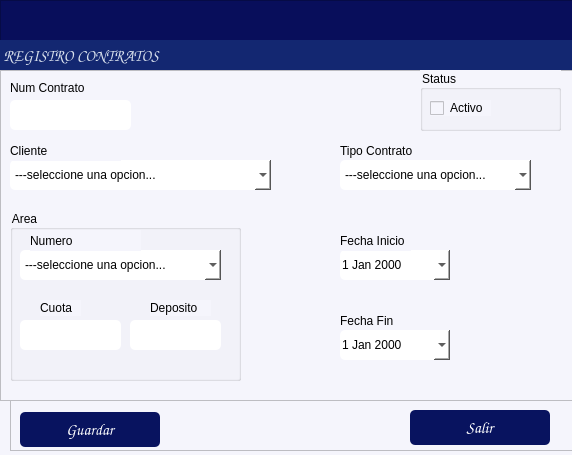
<?xml version="1.0" encoding="UTF-8"?>
<ui version="4.0">
 <class>formClientes</class>
 <widget class="QDialog" name="formClientes">
  <property name="windowModality">
   <enum>Qt::WindowModality::ApplicationModal</enum>
  </property>
  <property name="geometry">
   <rect>
    <x>0</x>
    <y>0</y>
    <width>572</width>
    <height>455</height>
   </rect>
  </property>
  <property name="windowTitle">
   <string/>
  </property>
  <property name="styleSheet">
   <string notr="true">background-color: rgb(245, 245, 252);</string>
  </property>
  <widget class="QFrame" name="frame">
   <property name="geometry">
    <rect>
     <x>0</x>
     <y>0</y>
     <width>681</width>
     <height>71</height>
    </rect>
   </property>
   <property name="maximumSize">
    <size>
     <width>16777215</width>
     <height>16777215</height>
    </size>
   </property>
   <property name="styleSheet">
    <string notr="true">background-color: rgb(8, 14, 91);</string>
   </property>
   <property name="frameShape">
    <enum>QFrame::Shape::StyledPanel</enum>
   </property>
   <property name="frameShadow">
    <enum>QFrame::Shadow::Raised</enum>
   </property>
   <widget class="QLabel" name="label_6">
    <property name="geometry">
     <rect>
      <x>0</x>
      <y>40</y>
      <width>832</width>
      <height>31</height>
     </rect>
    </property>
    <property name="font">
     <font>
      <family>Comic Sans MS</family>
      <pointsize>12</pointsize>
      <bold>true</bold>
     </font>
    </property>
    <property name="styleSheet">
     <string notr="true">color: rgb(255, 255, 255);
background-color: rgb(19, 39, 113);
color: rgb(255, 78, 2);
color: rgb(216, 224, 236);</string>
    </property>
    <property name="text">
     <string> REGISTRO CONTRATOS</string>
    </property>
    <property name="alignment">
     <set>Qt::AlignmentFlag::AlignLeading|Qt::AlignmentFlag::AlignLeft|Qt::AlignmentFlag::AlignVCenter</set>
    </property>
   </widget>
  </widget>
  <widget class="QFrame" name="frame_2">
   <property name="geometry">
    <rect>
     <x>0</x>
     <y>70</y>
     <width>681</width>
     <height>331</height>
    </rect>
   </property>
   <property name="maximumSize">
    <size>
     <width>16777215</width>
     <height>500</height>
    </size>
   </property>
   <property name="styleSheet">
    <string notr="true">background-color: rgb(255, 255, 255);
background-color: rgb(245, 245, 252);</string>
   </property>
   <property name="frameShape">
    <enum>QFrame::Shape::StyledPanel</enum>
   </property>
   <property name="frameShadow">
    <enum>QFrame::Shadow::Raised</enum>
   </property>
   <widget class="QLineEdit" name="txtNumContrato">
    <property name="geometry">
     <rect>
      <x>10</x>
      <y>30</y>
      <width>121</width>
      <height>30</height>
     </rect>
    </property>
    <property name="font">
     <font>
      <family>Comic Sans MS</family>
      <pointsize>11</pointsize>
     </font>
    </property>
    <property name="styleSheet">
     <string notr="true">background-color: rgb(255, 255, 255);
border-radius:5px;</string>
    </property>
    <property name="alignment">
     <set>Qt::AlignmentFlag::AlignBottom|Qt::AlignmentFlag::AlignLeading|Qt::AlignmentFlag::AlignLeft</set>
    </property>
    <property name="readOnly">
     <bool>true</bool>
    </property>
   </widget>
   <widget class="QLabel" name="label_10">
    <property name="geometry">
     <rect>
      <x>10</x>
      <y>10</y>
      <width>91</width>
      <height>16</height>
     </rect>
    </property>
    <property name="text">
     <string>Num Contrato</string>
    </property>
   </widget>
   <widget class="QComboBox" name="cmbCliente">
    <property name="enabled">
     <bool>true</bool>
    </property>
    <property name="geometry">
     <rect>
      <x>10</x>
      <y>90</y>
      <width>261</width>
      <height>30</height>
     </rect>
    </property>
    <property name="styleSheet">
     <string notr="true">background-color: rgb(255, 255, 255);
border-radius:5px;</string>
    </property>
    <item>
     <property name="text">
      <string>---seleccione una opcion...</string>
     </property>
    </item>
   </widget>
   <widget class="QLabel" name="label_3">
    <property name="geometry">
     <rect>
      <x>10</x>
      <y>70</y>
      <width>111</width>
      <height>21</height>
     </rect>
    </property>
    <property name="text">
     <string>Cliente</string>
    </property>
   </widget>
   <widget class="QLabel" name="label_5">
    <property name="geometry">
     <rect>
      <x>340</x>
      <y>70</y>
      <width>111</width>
      <height>21</height>
     </rect>
    </property>
    <property name="text">
     <string>Tipo Contrato</string>
    </property>
   </widget>
   <widget class="QComboBox" name="cmbTipoContrato">
    <property name="enabled">
     <bool>true</bool>
    </property>
    <property name="geometry">
     <rect>
      <x>340</x>
      <y>90</y>
      <width>191</width>
      <height>30</height>
     </rect>
    </property>
    <property name="styleSheet">
     <string notr="true">background-color: rgb(255, 255, 255);
border-radius:5px;</string>
    </property>
    <item>
     <property name="text">
      <string>---seleccione una opcion...</string>
     </property>
    </item>
    <item>
     <property name="text">
      <string>Arrendamiento</string>
     </property>
    </item>
    <item>
     <property name="text">
      <string>Comodato</string>
     </property>
    </item>
    <item>
     <property name="text">
      <string>Uso o Goce</string>
     </property>
    </item>
   </widget>
   <widget class="QDateEdit" name="dateInicial">
    <property name="geometry">
     <rect>
      <x>340</x>
      <y>180</y>
      <width>110</width>
      <height>30</height>
     </rect>
    </property>
    <property name="styleSheet">
     <string notr="true">color: rgb(0, 0, 0);
background-color: rgb(255, 255, 255);
border-radius:5px;</string>
    </property>
    <property name="buttonSymbols">
     <enum>QAbstractSpinBox::ButtonSymbols::PlusMinus</enum>
    </property>
    <property name="calendarPopup">
     <bool>true</bool>
    </property>
   </widget>
   <widget class="QLabel" name="label_4">
    <property name="geometry">
     <rect>
      <x>340</x>
      <y>160</y>
      <width>71</width>
      <height>21</height>
     </rect>
    </property>
    <property name="text">
     <string>Fecha Inicio</string>
    </property>
   </widget>
   <widget class="QLabel" name="label_8">
    <property name="geometry">
     <rect>
      <x>340</x>
      <y>240</y>
      <width>71</width>
      <height>21</height>
     </rect>
    </property>
    <property name="text">
     <string>Fecha Fin</string>
    </property>
   </widget>
   <widget class="QDateEdit" name="dateFinal">
    <property name="geometry">
     <rect>
      <x>340</x>
      <y>260</y>
      <width>110</width>
      <height>30</height>
     </rect>
    </property>
    <property name="styleSheet">
     <string notr="true">color: rgb(0, 0, 0);
background-color: rgb(255, 255, 255);
border-radius:5px;</string>
    </property>
    <property name="calendarPopup">
     <bool>true</bool>
    </property>
   </widget>
   <widget class="QGroupBox" name="groupBox">
    <property name="geometry">
     <rect>
      <x>420</x>
      <y>0</y>
      <width>141</width>
      <height>61</height>
     </rect>
    </property>
    <property name="styleSheet">
     <string notr="true"/>
    </property>
    <property name="title">
     <string>Status</string>
    </property>
    <widget class="QCheckBox" name="checkBActivo">
     <property name="geometry">
      <rect>
       <x>10</x>
       <y>30</y>
       <width>61</width>
       <height>16</height>
      </rect>
     </property>
     <property name="styleSheet">
      <string notr="true">border-color: rgb(0, 0, 0);</string>
     </property>
     <property name="text">
      <string>Activo</string>
     </property>
    </widget>
   </widget>
   <widget class="QGroupBox" name="groupBox_2">
    <property name="geometry">
     <rect>
      <x>10</x>
      <y>140</y>
      <width>231</width>
      <height>171</height>
     </rect>
    </property>
    <property name="title">
     <string>Area</string>
    </property>
    <widget class="QComboBox" name="cmbAreaComun">
     <property name="enabled">
      <bool>true</bool>
     </property>
     <property name="geometry">
      <rect>
       <x>10</x>
       <y>40</y>
       <width>201</width>
       <height>30</height>
      </rect>
     </property>
     <property name="styleSheet">
      <string notr="true">background-color: rgb(255, 255, 255);
border-radius:5px;</string>
     </property>
     <item>
      <property name="text">
       <string>---seleccione una opcion...</string>
      </property>
     </item>
    </widget>
    <widget class="QLabel" name="label_12">
     <property name="geometry">
      <rect>
       <x>20</x>
       <y>20</y>
       <width>111</width>
       <height>21</height>
      </rect>
     </property>
     <property name="text">
      <string>Numero</string>
     </property>
    </widget>
    <widget class="QLineEdit" name="txtDG">
     <property name="geometry">
      <rect>
       <x>120</x>
       <y>110</y>
       <width>91</width>
       <height>30</height>
      </rect>
     </property>
     <property name="font">
      <font>
       <pointsize>10</pointsize>
      </font>
     </property>
     <property name="styleSheet">
      <string notr="true">background-color: rgb(255, 255, 255);
border-radius:5px;
</string>
     </property>
     <property name="alignment">
      <set>Qt::AlignmentFlag::AlignBottom|Qt::AlignmentFlag::AlignHCenter</set>
     </property>
     <property name="readOnly">
      <bool>true</bool>
     </property>
    </widget>
    <widget class="QLabel" name="label_13">
     <property name="geometry">
      <rect>
       <x>140</x>
       <y>90</y>
       <width>61</width>
       <height>16</height>
      </rect>
     </property>
     <property name="text">
      <string>Deposito</string>
     </property>
    </widget>
    <widget class="QLineEdit" name="txtCuota">
     <property name="geometry">
      <rect>
       <x>10</x>
       <y>110</y>
       <width>101</width>
       <height>30</height>
      </rect>
     </property>
     <property name="font">
      <font>
       <pointsize>10</pointsize>
      </font>
     </property>
     <property name="styleSheet">
      <string notr="true">background-color: rgb(255, 255, 255);
border-radius:5px;</string>
     </property>
     <property name="alignment">
      <set>Qt::AlignmentFlag::AlignBottom|Qt::AlignmentFlag::AlignHCenter</set>
     </property>
     <property name="readOnly">
      <bool>true</bool>
     </property>
    </widget>
    <widget class="QLabel" name="label_7">
     <property name="geometry">
      <rect>
       <x>30</x>
       <y>90</y>
       <width>41</width>
       <height>16</height>
      </rect>
     </property>
     <property name="text">
      <string>Cuota</string>
     </property>
    </widget>
   </widget>
  </widget>
  <widget class="QFrame" name="frame_3">
   <property name="geometry">
    <rect>
     <x>10</x>
     <y>400</y>
     <width>654</width>
     <height>51</height>
    </rect>
   </property>
   <property name="maximumSize">
    <size>
     <width>16777215</width>
     <height>60</height>
    </size>
   </property>
   <property name="styleSheet">
    <string notr="true"/>
   </property>
   <property name="frameShape">
    <enum>QFrame::Shape::StyledPanel</enum>
   </property>
   <property name="frameShadow">
    <enum>QFrame::Shadow::Raised</enum>
   </property>
   <widget class="QPushButton" name="btnGuardar">
    <property name="geometry">
     <rect>
      <x>10</x>
      <y>12</y>
      <width>140</width>
      <height>35</height>
     </rect>
    </property>
    <property name="maximumSize">
     <size>
      <width>150</width>
      <height>100</height>
     </size>
    </property>
    <property name="font">
     <font>
      <family>Comic Sans MS</family>
      <pointsize>12</pointsize>
      <bold>false</bold>
     </font>
    </property>
    <property name="cursor">
     <cursorShape>PointingHandCursor</cursorShape>
    </property>
    <property name="layoutDirection">
     <enum>Qt::LayoutDirection::LeftToRight</enum>
    </property>
    <property name="styleSheet">
     <string notr="true">background-color: rgb(8, 19, 95);
color: rgb(255, 255, 255);
border-radius:5px;
</string>
    </property>
    <property name="text">
     <string>Guardar</string>
    </property>
    <property name="icon">
     <iconset>
      <normaloff>../iconos/guardar.png</normaloff>../iconos/guardar.png</iconset>
    </property>
    <property name="iconSize">
     <size>
      <width>30</width>
      <height>30</height>
     </size>
    </property>
    <property name="flat">
     <bool>true</bool>
    </property>
   </widget>
   <widget class="QPushButton" name="btnSalir">
    <property name="geometry">
     <rect>
      <x>400</x>
      <y>10</y>
      <width>140</width>
      <height>35</height>
     </rect>
    </property>
    <property name="maximumSize">
     <size>
      <width>150</width>
      <height>100</height>
     </size>
    </property>
    <property name="font">
     <font>
      <family>Comic Sans MS</family>
      <pointsize>12</pointsize>
      <bold>false</bold>
     </font>
    </property>
    <property name="cursor">
     <cursorShape>PointingHandCursor</cursorShape>
    </property>
    <property name="layoutDirection">
     <enum>Qt::LayoutDirection::LeftToRight</enum>
    </property>
    <property name="styleSheet">
     <string notr="true">background-color: rgb(8, 19, 95);
color: rgb(255, 255, 255);
border-radius:5px;
</string>
    </property>
    <property name="text">
     <string>Salir</string>
    </property>
    <property name="icon">
     <iconset>
      <normaloff>../iconos/salir.ico</normaloff>../iconos/salir.ico</iconset>
    </property>
    <property name="iconSize">
     <size>
      <width>20</width>
      <height>20</height>
     </size>
    </property>
    <property name="flat">
     <bool>true</bool>
    </property>
   </widget>
  </widget>
 </widget>
 <resources/>
 <connections/>
</ui>
